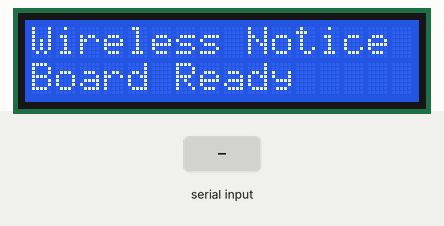
This sketch was run on a simulated Arduino Uno, built with avr-gcc and run on an emulated ATmega328P. Parts: 16×2 character LCD. The inputs (shaded band) are chosen by the test bench.

Above: at 0.1 s.
6.3 s: "1" received over Serial
At 7.7 s:
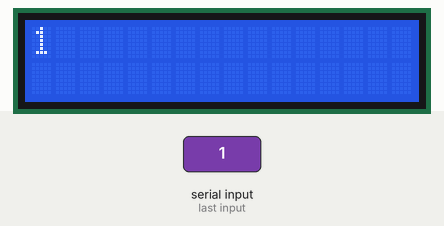
8.8 s: "0" received over Serial
At 10.8 s:
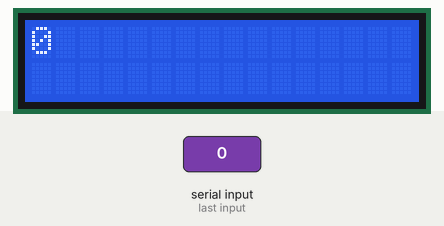
11.3 s: "2" received over Serial
At 12.6 s:
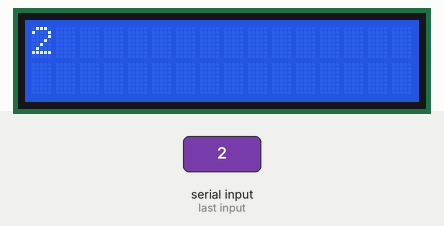
Timing chart, 0 to 14.3 s (numbered marks = the images above; inputs shaded):
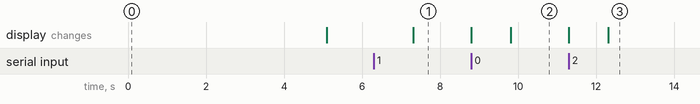

Measured:
- after the input at 6.3 s, the display: changes after 1.0 s (image 1)
- after the input at 8.8 s, the display: first changes at once (image 2 shows a later state)
- after the input at 11.3 s, the display: first changes at once (image 3 shows a later state)

The sketch:

Notice_board.ino
```cpp
#include <Wire.h>
#include <LiquidCrystal_I2C.h>

// Initialize the LCD with I2C address 0x27 (adjust if different), 16 columns, 2 rows
LiquidCrystal_I2C lcd(0x27, 16, 2);

void setup() {
  // Start serial communication at 9600 baud (default for HC-05)
  Serial.begin(9600);

  // Initialize the LCD
  lcd.begin();
  lcd.backlight(); // Turn on backlight
  lcd.clear();     // Clear the display

  // Display initial message
  lcd.setCursor(0, 0);
  lcd.print("Wireless Notice");
  lcd.setCursor(0, 1);
  lcd.print("Board Ready");
  delay(5000); // Show for 5 seconds
  lcd.clear();
}

void loop() {
  if (Serial.available() > 0) { // Check if data is available from Bluetooth
    lcd.clear(); // Clear previous message
    String message = Serial.readString(); // Read incoming string

    // Split message into two lines if longer than 16 characters
    if (message.length() > 16) {
      lcd.setCursor(0, 0);
      lcd.print(message.substring(0, 16)); // First 16 characters on line 1
      lcd.setCursor(0, 1);
      lcd.print(message.substring(16));    // Remaining on line 2
    } else {
      lcd.setCursor(0, 0);
      lcd.print(message); // Display full message on line 1 if short
    }
  }
}
```
